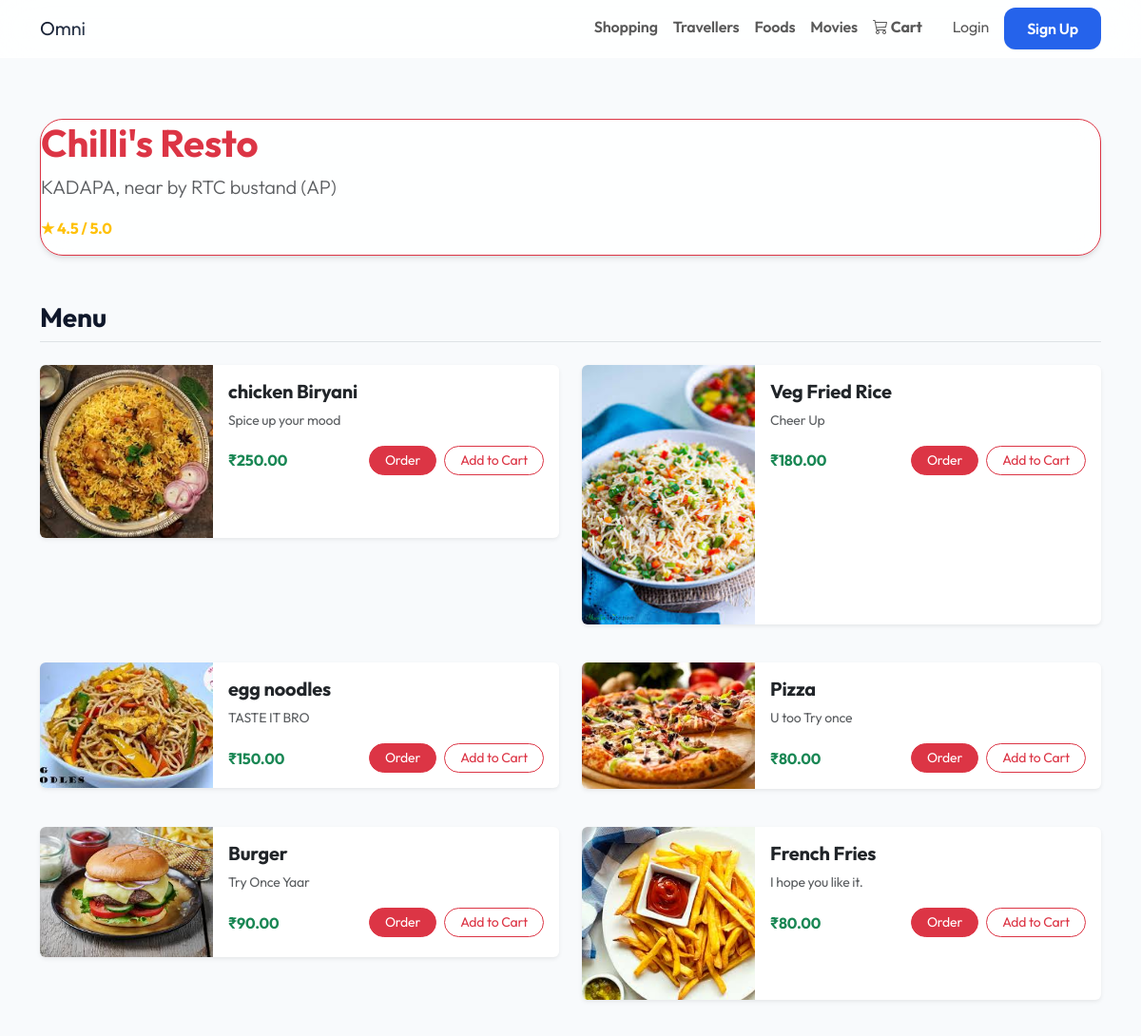
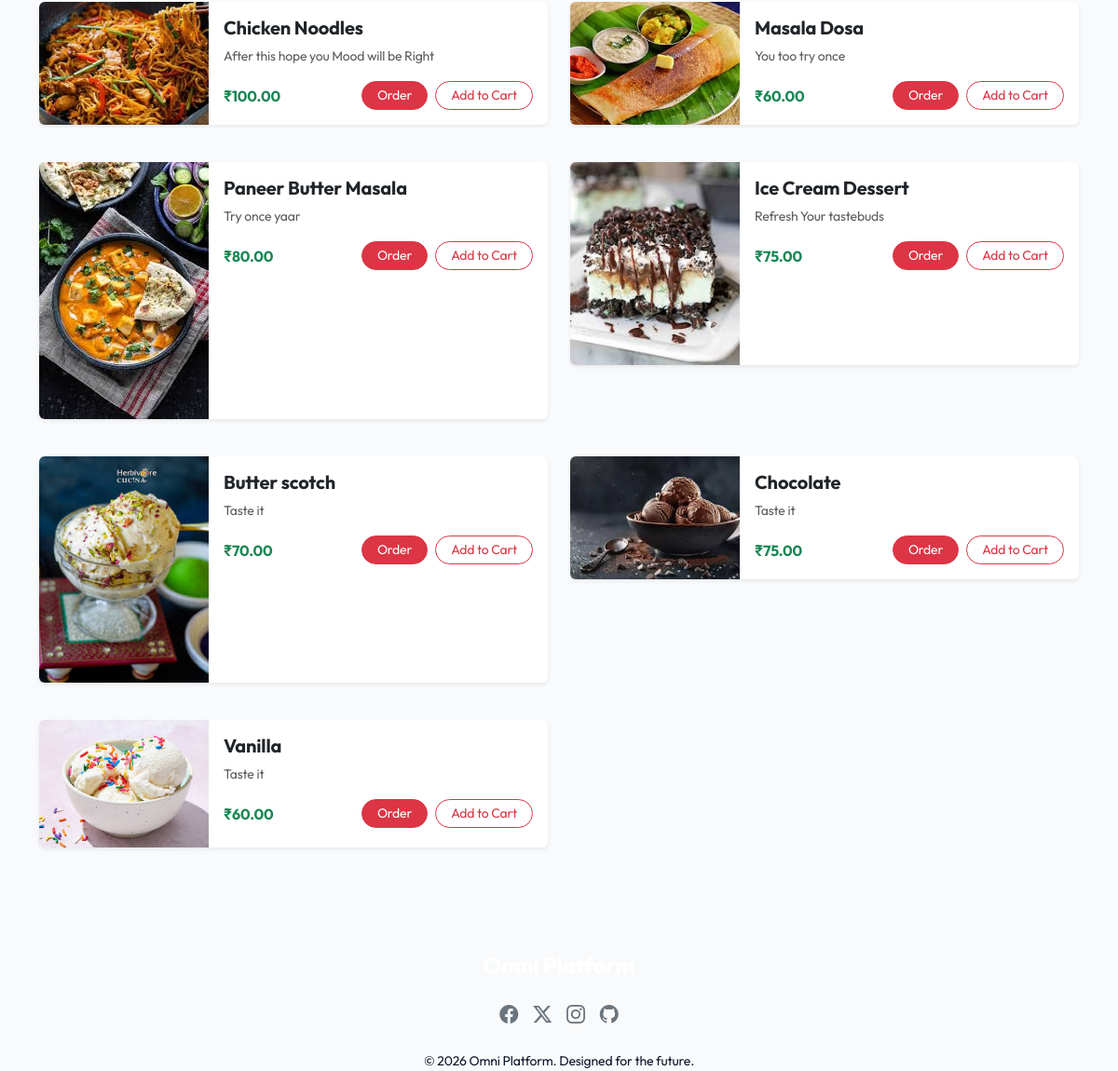
The app's page /foods/restaurant/1/ with its own data (2 pictures, top to bottom).
### foods/models.py (models this page shows, shortened)
class Restaurant(models.Model):
    name = models.CharField(max_length=200)
    address = models.TextField()
    image = models.ImageField(upload_to='restaurants/', blank=True, null=True)
    rating = models.DecimalField(max_digits=3, decimal_places=1, default=0.0)

class MenuItem(models.Model):
    restaurant = models.ForeignKey(Restaurant, related_name='menu', on_delete=models.CASCADE)
    name = models.CharField(max_length=200)
    description = models.TextField(blank=True)
    price = models.DecimalField(max_digits=8, decimal_places=2)
    image = models.ImageField(upload_to='menu_items/', blank=True, null=True)

### foods/views.py (the view)
# urls.py: path('restaurant/<int:pk>/', views.restaurant_detail, name='restaurant_detail'),
def restaurant_detail(request, pk):
    restaurant = get_object_or_404(Restaurant, pk=pk)
    return render(request, 'foods/restaurant_detail.html', {'restaurant': restaurant})

### templates/foods/restaurant_detail.html
{% extends 'base.html' %}
{% block content %}
<div class="container py-5">
    <div class="glass-card border-danger mb-5">
        <h1 class="fw-bold text-danger">{{ restaurant.name }}</h1>
        <p class="lead text-muted">{{ restaurant.address }}</p>
        <p class="text-warning fw-bold">&starf; {{ restaurant.rating }} / 5.0</p>
    </div>
    <h3 class="fw-bold mb-4 border-bottom pb-2">Menu</h3>
    <div class="row g-4">
        {% for item in restaurant.menu.all %}
        <div class="col-md-6 mb-3">
            <div class="card shadow-sm border-0">
                <div class="row g-0">
                    <div class="col-4">
                        {% if item.image %}
                        <img src="{{ item.image.url }}" class="img-fluid rounded-start h-100" style="object-fit: cover;" alt="{{ item.name }}">
                        {% else %}
                        <div class="bg-secondary text-white d-flex align-items-center justify-content-center h-100 rounded-start">No Image</div>
                        {% endif %}
                    </div>
                    <div class="col-8">
                        <div class="card-body">
                            <h5 class="card-title fw-bold">{{ item.name }}</h5>
                            <p class="card-text text-muted small">{{ item.description }}</p>
                            <div class="d-flex justify-content-between align-items-center mt-3">
                                <span class="text-success fw-bold">₹{{ item.price }}</span>
                                <div class="d-flex gap-2">
                                    <a href="{% url 'order_food' item.pk %}" class="btn btn-sm btn-danger rounded-pill px-3">Order</a>
                                    <a href="{% url 'food_add_to_cart' item.pk %}" class="btn btn-sm btn-outline-danger rounded-pill px-3">Add to Cart</a>
                                </div>
                            </div>
                        </div>
                    </div>
                </div>
            </div>
        </div>
        {% empty %}
        <div class="col-12"><p class="text-muted">Menu is currently empty.</p></div>
        {% endfor %}
    </div>
</div>
{% endblock %}

### static/css/style.css (style rules this page uses)
:root { --primary-gradient: linear-gradient(135deg, #0f172a, #334155); --accent-gradient: linear-gradient(135deg, #e52e71, #8e2de2); --glass-bg: rgba(255, 255, 255, 0.85); --glass-border: rgba(255, 255, 255, 0.5); --card-shadow: 0 4px 6px -1px rgba(0, 0, 0, 0.1), 0 2px 4px -1px rgba(0, 0, 0, 0.06); --accent-color: #2563eb; --text-main: #0f172a; --text-muted: #475569; --bg-main: #f8fafc; --nav-height: 72px; --bottom-nav-height: 70px; }
body { background-color: var(--bg-main); font-family: 'Outfit', 'Inter', sans-serif; min-height: 100vh; display: flex; flex-direction: column; color: var(--text-main); letter-spacing: -0.01em; }
.glass-card { background: var(--glass-bg); backdrop-filter: blur(15px); -webkit-backdrop-filter: blur(15px); border: 1px solid var(--glass-border); border-radius: 24px; box-shadow: var(--card-shadow); transition: transform 0.3s ease, box-shadow 0.3s ease; overflow: hidden; }

### records on screen
Restaurant: name "Chilli's Resto", address "KADAPA, near by RTC bustand (AP)", rating "4.5"
MenuItem: image (picture), name "chicken Biryani", description "Spice up your mood", price "250.00"
MenuItem: image (picture), name "Veg Fried Rice", description "Cheer Up", price "180.00"
MenuItem: image (picture), name "egg noodles", description "TASTE IT BRO", price "150.00"
MenuItem: image (picture), name "Pizza", description "U too Try once", price "80.00"
MenuItem: image (picture), name "Burger", description "Try Once Yaar", price "90.00"
MenuItem: image (picture), name "French Fries", description "I hope you like it.", price "80.00"
MenuItem: image (picture), name "Chicken Noodles", description "After this hope you Mood will be Right", price "100.00"
MenuItem: image (picture), name "Masala Dosa", description "You too try once", price "60.00"
MenuItem: image (picture), name "Paneer Butter Masala", description "Try once yaar", price "80.00"
MenuItem: image (picture), name "Ice Cream Dessert", description "Refresh Your tastebuds", price "75.00"
MenuItem: image (picture), name "Butter scotch", description "Taste it", price "70.00"
MenuItem: image (picture), name "Chocolate", description "Taste it", price "75.00"
MenuItem: image (picture), name "Vanilla", description "Taste it", price "60.00"
